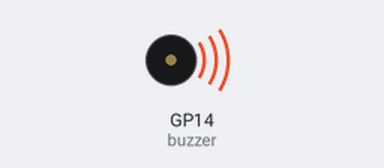
A program run on a simulated Raspberry Pi Pico running MicroPython. Shown: buzzer (waves = sounding). What the program prints to the serial console is not drawn. At 115.0 s the program stops and its outputs stay as they are.

Above: at 0.1 s.
At 35.8 s:
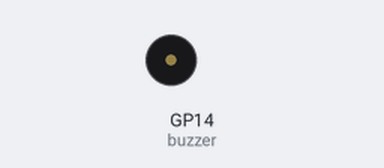
Timing chart, 0 to 40.0 s (numbered marks = the images above):
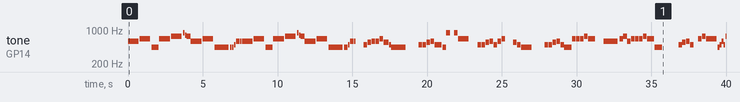

The program:

rickroll_gpio14_test.py
```python
"""GPIO 14 Pico W piezo test.

This is a MicroPython port of the Arduino melody source supplied with this project.
Wire a passive piezo's positive lead to GP14 and its negative lead to GND.
Save as main.py on the Pico W to run it once after boot.
"""

from machine import PWM, Pin
import time


BUZZER_PIN = 14
TEMPO = 114
VOLUME = 32768  # 50% duty makes the strongest piezo square wave

# Frequency/divider pairs. Negative dividers are dotted notes.
MELODY = (
    587, -4, 659, -4, 440, 4, 659, -4, 740, -4, 880, 16, 784, 16, 740, 8,
    587, -4, 659, -4, 440, 2, 440, 16, 440, 16, 494, 16, 587, 8, 587, 16,
    587, -4, 659, -4, 440, 4, 659, -4, 740, -4, 880, 16, 784, 16, 740, 8,
    587, -4, 659, -4, 440, 2, 440, 16, 440, 16, 494, 16, 587, 8, 587, 16,
    0, 4, 494, 8, 554, 8, 587, 8, 587, 8, 659, 8, 554, -8, 494, 16,
    440, 2, 0, 4, 0, 8, 494, 8, 494, 8, 554, 8, 587, 8, 494, 4,
    440, 8, 880, 8, 0, 8, 880, 8, 659, -4, 0, 4, 494, 8, 494, 8,
    554, 8, 587, 8, 494, 8, 587, 8, 659, 8, 0, 8, 0, 8, 554, 8,
    494, 8, 440, -4, 0, 4, 0, 8, 494, 8, 494, 8, 554, 8, 587, 8,
    494, 8, 440, 4, 659, 8, 659, 8, 659, 8, 740, 8, 659, 4, 0, 4,
    587, 2, 659, 8, 740, 8, 587, 8, 659, 8, 659, 8, 659, 8, 740, 8,
    659, 4, 440, 4, 0, 2, 494, 8, 554, 8, 587, 8, 494, 8, 0, 8,
    659, 8, 740, 8, 659, -4, 440, 16, 494, 16, 587, 16, 494, 16, 740, -8,
    740, -8, 659, -4, 440, 16, 494, 16, 587, 16, 494, 16, 659, -8, 659, -8,
    587, -8, 554, 16, 494, -8, 440, 16, 494, 16, 587, 16, 494, 16, 587, 4,
    659, 8, 554, -8, 494, 16, 440, 8, 440, 8, 440, 8, 659, 4, 587, 2,
    440, 16, 494, 16, 587, 16, 494, 16, 740, -8, 740, -8, 659, -4, 440, 16,
    494, 16, 587, 16, 494, 16, 880, 4, 554, 8, 587, -8, 554, 16, 494, 8,
    440, 16, 494, 16, 587, 16, 494, 16, 587, 4, 659, 8, 554, -8, 494, 16,
    440, 4, 440, 8, 659, 4, 587, 2, 0, 4, 0, 8, 494, 8, 587, 8,
    494, 8, 587, 8, 659, 4, 0, 8, 0, 8, 554, 8, 494, 8, 440, -4,
    0, 4, 0, 8, 494, 8, 494, 8, 554, 8, 587, 8, 494, 8, 440, 4,
    0, 8, 880, 8, 880, 8, 659, 8, 740, 8, 659, 8, 587, 8, 0, 8,
    440, 8, 494, 8, 554, 8, 587, 8, 494, 8, 0, 8, 554, 8, 494, 8,
    440, -4, 0, 4, 494, 8, 494, 8, 554, 8, 587, 8, 494, 8, 440, 4,
    0, 8, 0, 8, 659, 8, 659, 8, 740, 4, 659, -4, 587, 2, 587, 8,
    659, 8, 740, 8, 659, 4, 659, 8, 659, 8, 740, 8, 659, 8, 440, 8,
    440, 4, 0, -4, 440, 8, 494, 8, 554, 8, 587, 8, 494, 8, 0, 8,
    659, 8, 740, 8, 659, -4, 440, 16, 494, 16, 587, 16, 494, 16, 740, -8,
    740, -8, 659, -4, 440, 16, 494, 16, 587, 16, 494, 16, 659, -8, 659, -8,
    587, -8, 554, 16, 494, 8, 440, 16, 494, 16, 587, 16, 494, 16, 587, 4,
    659, 8, 554, -8, 494, 16, 440, 4, 440, 8, 659, 4, 587, 2, 440, 16,
    494, 16, 587, 16, 494, 16, 740, -8, 740, -8, 659, -4, 440, 16, 494, 16,
    587, 16, 494, 16, 880, 4, 554, 8, 587, -8, 554, 16, 494, 8, 440, 16,
    494, 16, 587, 16, 494, 16, 587, 4, 659, 8, 554, -8, 494, 16, 440, 4,
    440, 8, 659, 4, 587, 2, 440, 16, 494, 16, 587, 16, 494, 16, 740, -8,
    740, -8, 659, -4, 440, 16, 494, 16, 587, 16, 494, 16, 880, 4, 554, 8,
    587, -8, 554, 16, 494, 8, 440, 16, 494, 16, 587, 16, 494, 16, 587, 4,
    659, 8, 554, -8, 494, 16, 440, 4, 440, 8, 659, 4, 587, 2, 440, 16,
    494, 16, 587, 16, 494, 16, 740, -8, 740, -8, 659, -4, 440, 16, 494, 16,
    587, 16, 494, 16, 880, 4, 554, 8, 587, -8, 554, 16, 494, 8, 440, 16,
    494, 16, 587, 16, 494, 16, 587, 4, 659, 8, 554, -8, 494, 16, 440, 4,
    440, 8, 659, 4, 587, 2, 0, 4,
)


buzzer = PWM(Pin(BUZZER_PIN))
buzzer.duty_u16(0)


def duration_for(divider):
    whole_note_ms = (60000 * 4) // TEMPO
    duration_ms = whole_note_ms // abs(divider)
    return (duration_ms * 3) // 2 if divider < 0 else duration_ms


def play_note(frequency, duration_ms):
    sounding_ms = (duration_ms * 9) // 10
    if frequency:
        buzzer.freq(frequency)
        buzzer.duty_u16(VOLUME)
    time.sleep_ms(sounding_ms)
    buzzer.duty_u16(0)
    time.sleep_ms(duration_ms - sounding_ms)


def play_song():
    for index in range(0, len(MELODY), 2):
        play_note(MELODY[index], duration_for(MELODY[index + 1]))


try:
    print("Playing GPIO 14 piezo test")
    play_song()
    print("Finished")
finally:
    buzzer.duty_u16(0)
    buzzer.deinit()
```

Measured:
- by itself, tone on GP14 (buzzer): plays 587 Hz for 0.71 s, 659 Hz for 0.71 s, 440 Hz for 0.47 s, 659 Hz for 0.71 s, 740 Hz for 0.71 s, 880 Hz for 0.12 s … (92 notes in this stretch)
